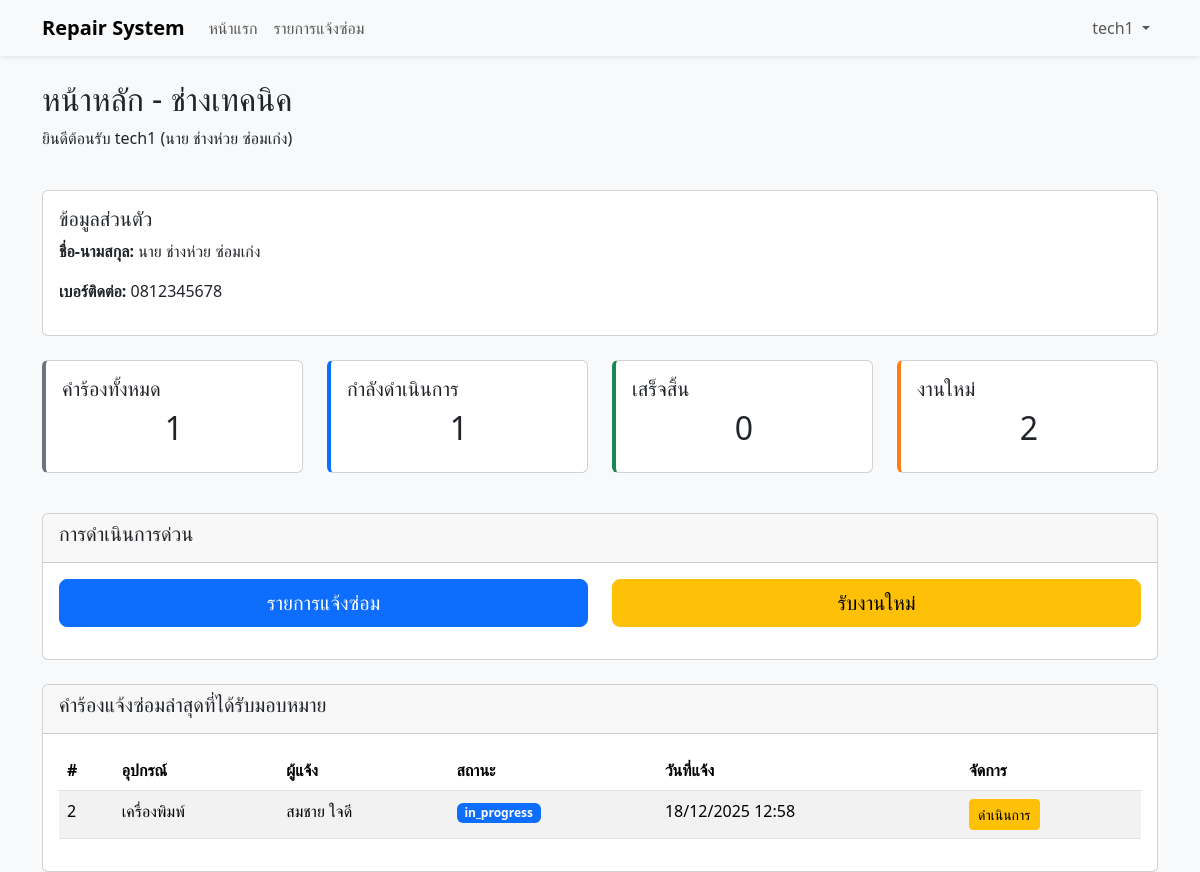
Page /frontend/technical/index.php (signed in) on the earlier database version.
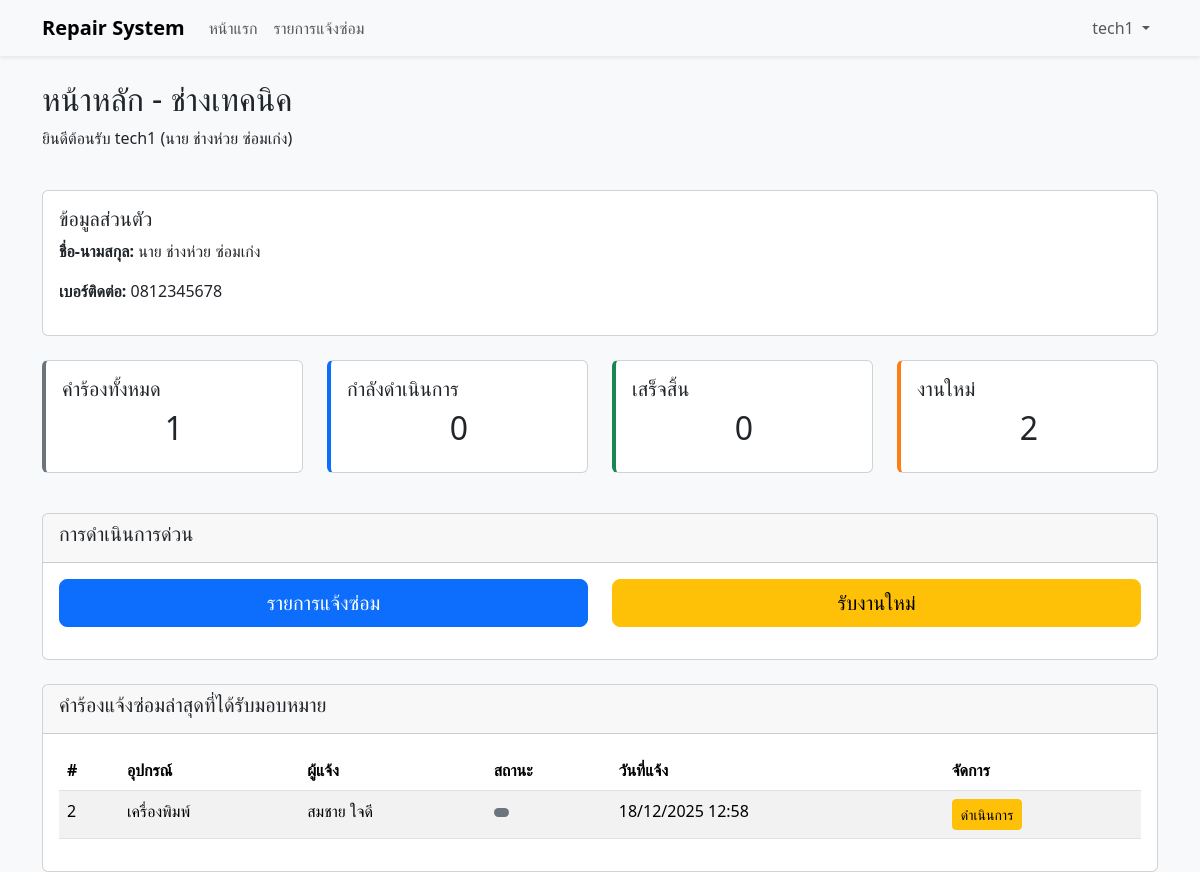
Same page on the later database version.
### tables this page shows
CREATE TABLE repair (
    id INT AUTO_INCREMENT PRIMARY KEY,
    student_id INT NOT NULL,
    equipment_id INT NOT NULL,
    details TEXT NOT NULL,
    image VARCHAR(255),
    status ENUM('รอซ่อม', 'กำลังซ้อม', 'เสร็จสิ้น') DEFAULT 'รอซ่อม',
    technical_id INT NULL,
    created_at TIMESTAMP DEFAULT CURRENT_TIMESTAMP,
    updated_at TIMESTAMP DEFAULT CURRENT_TIMESTAMP ON UPDATE CURRENT_TIMESTAMP,
    FOREIGN KEY (student_id) REFERENCES student(id) ON DELETE RESTRICT,
    FOREIGN KEY (equipment_id) REFERENCES equipment(id) ON DELETE RESTRICT,
    FOREIGN KEY (technical_id) REFERENCES technical(id) ON DELETE SET NULL
);

CREATE TABLE equipment (
    id INT AUTO_INCREMENT PRIMARY KEY,
    name VARCHAR(255) NOT NULL UNIQUE,
    created_at TIMESTAMP DEFAULT CURRENT_TIMESTAMP
);

CREATE TABLE student (
    id INT AUTO_INCREMENT PRIMARY KEY,
    title VARCHAR(10) NOT NULL,
    firstname VARCHAR(255) NOT NULL,
    lastname VARCHAR(255) NOT NULL,
    student_id VARCHAR(50) NOT NULL UNIQUE,
    auth_id INT NOT NULL,
    created_at TIMESTAMP DEFAULT CURRENT_TIMESTAMP,
    FOREIGN KEY (auth_id) REFERENCES auth(id) ON DELETE CASCADE
);

### frontend/technical/index.php (the view, shortened to what the changed rows need)
<?php
require_once('../../configs/connect.php');
$technical_id = $_SESSION['auth_id'];
$tech_stmt = $conn->prepare("SELECT * FROM technical WHERE auth_id = :auth_id");
$tech_stmt->execute([':auth_id' => $technical_id]);
$technical = $tech_stmt->fetch(PDO::FETCH_ASSOC);
$stats = [];
$stmt = $conn->prepare("SELECT COUNT(*) as count FROM repair WHERE technical_id = :technical_id");
$stmt->execute([':technical_id' => $technical['id']]);
$stats['total_repairs'] = $stmt->fetch(PDO::FETCH_ASSOC)['count'];
$stmt = $conn->prepare("SELECT COUNT(*) as count FROM repair WHERE technical_id = :technical_id AND status = 'pending'");
$stmt->execute([':technical_id' => $technical['id']]);
$stats['pending_repairs'] = $stmt->fetch(PDO::FETCH_ASSOC)['count'];
$stmt = $conn->prepare("SELECT COUNT(*) as count FROM repair WHERE technical_id = :technical_id AND status = 'in_progress'");
$stmt->execute([':technical_id' => $technical['id']]);
$stats['in_progress_repairs'] = $stmt->fetch(PDO::FETCH_ASSOC)['count'];
$stmt = $conn->prepare("SELECT COUNT(*) as count FROM repair WHERE technical_id = :technical_id AND status = 'completed'");
$stmt->execute([':technical_id' => $technical['id']]);
$stats['completed_repairs'] = $stmt->fetch(PDO::FETCH_ASSOC)['count'];
$stmt = $conn->prepare("SELECT COUNT(*) as count FROM repair WHERE technical_id IS NULL AND status != 'completed' AND status != 'rejected'");
$stmt->execute();
$stats['available_repairs'] = $stmt->fetch(PDO::FETCH_ASSOC)['count'];
?>
<!DOCTYPE html>
<html lang="th">
<head>
    <link href="https://cdn.jsdelivr.net/npm/bootstrap@5.3.2/dist/css/bootstrap.min.css" rel="stylesheet">
</head>
<body class="bg-light">
    <div class="container mt-4">
        <div class="row mb-4">
            <div class="col-12">
                <h2>หน้าหลัก - ช่างเทคนิค</h2>
            </div>
        </div>
        <div class="row mb-4">
            <div class="col-md-3 mb-3">
                <div class="card dashboard-card card-total h-100">
                    <div class="card-body">
                        <h2 class="text-center"><?= $stats['total_repairs'] ?></h2>
                    </div>
                </div>
            </div>
            <div class="col-md-3 mb-3">
                <div class="card dashboard-card card-in-progress h-100">
                    <div class="card-body">
                        <h5 class="card-title">กำลังดำเนินการ</h5>
                        <h2 class="text-center"><?= $stats['in_progress_repairs'] ?></h2>
                    </div>
                </div>
            </div>
            <div class="col-md-3 mb-3">
                <div class="card dashboard-card card-completed h-100">
                    <div class="card-body">
                        <h2 class="text-center"><?= $stats['completed_repairs'] ?></h2>
                    </div>
                </div>
            </div>
            <div class="col-md-3 mb-3">
                <div class="card dashboard-card card-available h-100">
                    <div class="card-body">
                        <h2 class="text-center"><?= $stats['available_repairs'] ?></h2>
                    </div>
                </div>
            </div>
        </div>
        <div class="row mt-4">
            <div class="col-12">
                <div class="card">
                    <div class="card-body">
                        <div class="table-responsive">
                            <table class="table table-striped">
                                <thead>
                                    <tr>
                                        <th>#</th>
                                        <th>อุปกรณ์</th>
                                        <th>ผู้แจ้ง</th>
                                        <th>สถานะ</th>
                                        <th>วันที่แจ้ง</th>
                                        <th>จัดการ</th>
                                    </tr>
                                </thead>
                                <tbody>
                                    <?php
                                    $stmt = $conn->prepare("
                                        SELECT r.*, e.name as equipment_name, s.firstname, s.lastname
                                        FROM repair r
                                        LEFT JOIN equipment e ON r.equipment_id = e.id
                                        LEFT JOIN student s ON r.student_id = s.id
                                        WHERE r.technical_id = :technical_id
                                        ORDER BY r.created_at DESC
                                        LIMIT 5
                                    ");
                                    $stmt->execute([':technical_id' => $technical['id']]);
                                    $recent_repairs = $stmt->fetchAll();
                                    ?>
                                    <?php if (count($recent_repairs) > 0): ?>
                                        <?php foreach ($recent_repairs as $index => $repair): ?>
                                            <tr>
                                                <td><?= $repair['id'] ?></td>
                                                <td><?= htmlspecialchars($repair['equipment_name']) ?></td>
                                                <td><?= htmlspecialchars($repair['firstname'] . ' ' . $repair['lastname']) ?></td>
                                                <td>
                                                    <span class="badge
                                                        <?php
                                                            switch($repair['status']) {
                                                                case 'in_progress': echo 'bg-primary'; break;
                                                                default: echo 'bg-secondary';
                                                            }
                                                        ?>
                                                    ">
                                                        <?= $repair['status'] ?>
                                                    </span>
                                                </td>
                                                <td><?= date('d/m/Y H:i', strtotime($repair['created_at'])) ?></td>
                                                <td>
                                                    <a href="process_repair.php?id=<?= $repair['id'] ?>"
                                                       class="btn btn-sm <?php echo $repair['status'] === 'completed' ? 'btn-info' : 'btn-warning'; ?>">
                                                        <?php echo $repair['status'] === 'completed' ? 'ดูรายละเอียด' : 'ดำเนินการ'; ?>
                                                    </a>
                                                </td>
                                            </tr>
                                        <?php endforeach; ?>
                                    <?php else: ?>
                                        <tr>
                                            <td colspan="6" class="text-center">ไม่มีงานที่ได้รับมอบหมาย</td>
                                        </tr>
                                    <?php endif; ?>
                                </tbody>
                            </table>
                        </div>
                    </div>
                </div>
            </div>
        </div>
    </div>
</body>
</html>

Differences in the rows shown:
changed repair "เครื่องพิมพ์": status "in_progress" → (not shown)
Other differences:
$stats['in_progress_repairs']: "1" → "0"
